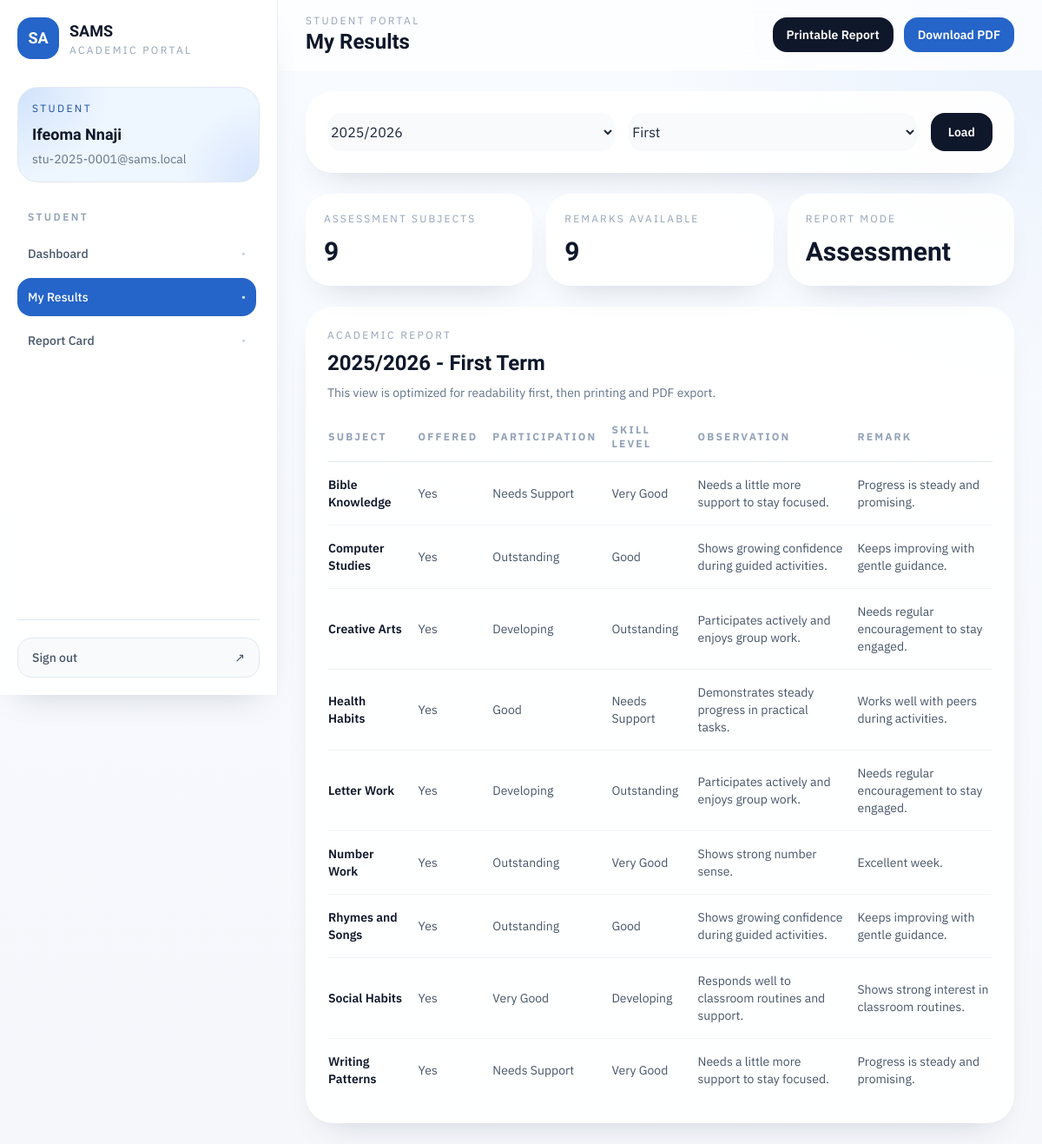
/student/results (signed in), run on an earlier commit of the app's database.
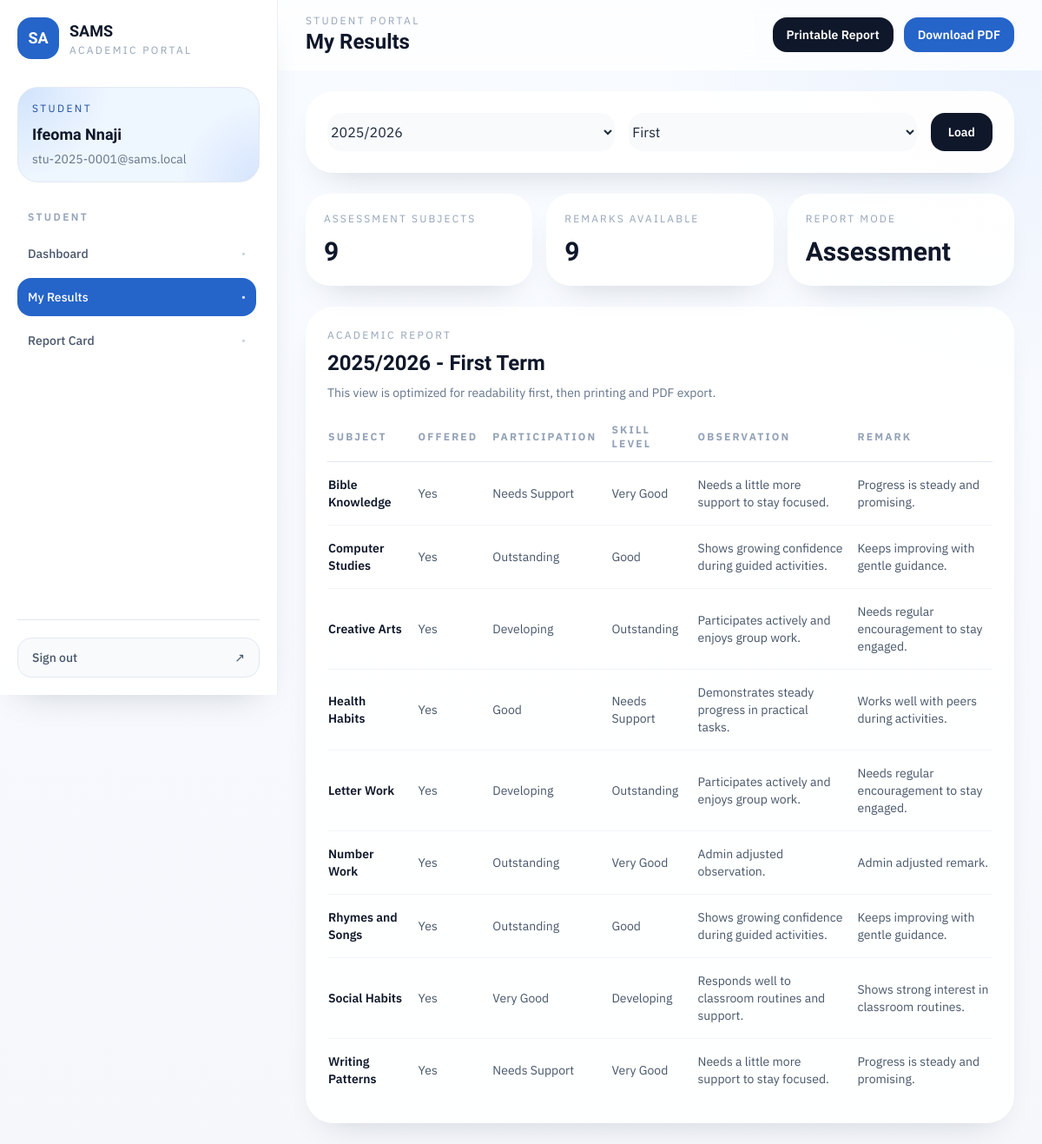
And on a later commit of the database.
### app/models/user.py (models this page shows, shortened)
class User(UserMixin, db.Model):
    __tablename__ = "users"
    id = db.Column(db.Integer, primary_key=True)
    username = db.Column(db.String(80), unique=True, nullable=False, index=True)
    full_name = db.Column(db.String(150), nullable=False)
    email = db.Column(db.String(255), unique=True, nullable=False, index=True)
    password_hash = db.Column(db.String(255), nullable=False)
    role = db.Column(db.String(20), nullable=False, index=True)
    is_active = db.Column(db.Boolean, nullable=False, default=True)
    created_at = db.Column(
        db.DateTime, nullable=False, default=lambda: datetime.now(timezone.utc)
    )
    student_profile = db.relationship(
        "Student", back_populates="user", uselist=False, lazy="select"
    )
    teacher_profile = db.relationship(
        "Teacher", back_populates="user", uselist=False, lazy="select"
    )
    uploaded_results = db.relationship(
        "Result",
        back_populates="uploaded_by_user",
        foreign_keys="Result.uploaded_by_user_id",
        lazy="dynamic",
    )
    overridden_results = db.relationship(
        "Result",
        back_populates="overridden_by_user",
        foreign_keys="Result.overridden_by_user_id",
        lazy="dynamic",
    )
    __table_args__ = (
        db.CheckConstraint(
            "role IN ('admin', 'teacher', 'student')", name="ck_users_role"
        ),
    )

### app/models/result.py (models this page shows, shortened)
class Result(db.Model):
    __tablename__ = "results"
    id = db.Column(db.Integer, primary_key=True)
    student_id = db.Column(db.Integer, db.ForeignKey("students.id"), nullable=False)
    subject_id = db.Column(db.Integer, db.ForeignKey("subjects.id"), nullable=False)
    class_id = db.Column(db.Integer, db.ForeignKey("classes.id"), nullable=False)
    stream_id = db.Column(db.Integer, db.ForeignKey("streams.id"), nullable=True)
    term = db.Column(db.String(10), nullable=False)
    session_id = db.Column(db.Integer, db.ForeignKey("sessions.id"), nullable=False)
    mode = db.Column(db.String(20), nullable=False)
    ca_score = db.Column(db.Float, nullable=True)
    exam_score = db.Column(db.Float, nullable=True)
    total_score = db.Column(db.Float, nullable=True)
    grade = db.Column(db.String(5), nullable=True)
    remark = db.Column(db.String(255), nullable=True)
    assessment_json = db.Column(db.JSON, nullable=True)
    is_offered = db.Column(db.Boolean, nullable=False, default=True)
    result_status = db.Column(db.String(20), nullable=False, default=ResultStatus.DRAFT)
    created_by = db.Column(db.Integer, db.ForeignKey("teachers.id"), nullable=True)
    uploaded_by_user_id = db.Column(db.Integer, db.ForeignKey("users.id"), nullable=False)
    overridden_by_user_id = db.Column(db.Integer, db.ForeignKey("users.id"), nullable=True)
    override_reason = db.Column(db.String(255), nullable=True)
    overridden_at = db.Column(db.DateTime, nullable=True)
    created_at = db.Column(
        db.DateTime, nullable=False, default=lambda: datetime.now(timezone.utc)
    )
    updated_at = db.Column(
        db.DateTime,
        nullable=False,
        default=lambda: datetime.now(timezone.utc),
        onupdate=lambda: datetime.now(timezone.utc),
    )
    student = db.relationship("Student", back_populates="results")
    subject = db.relationship("Subject", back_populates="results")
    class_ = db.relationship("Class", back_populates="results")
    stream = db.relationship("Stream", back_populates="results")
    session = db.relationship("Session", back_populates="results")
    created_by_teacher = db.relationship(
        "Teacher", back_populates="created_results", foreign_keys=[created_by]
    )
    uploaded_by_user = db.relationship(
        "User", back_populates="uploaded_results", foreign_keys=[uploaded_by_user_id]
    )
    overridden_by_user = db.relationship(
        "User", back_populates="overridden_results", foreign_keys=[overridden_by_user_id]
    )
    __table_args__ = (
        db.UniqueConstraint(
            "student_id",
            "subject_id",
            "session_id",
            "term",
            name="uq_results_student_subject_session_term",
        ),
        db.CheckConstraint(
            "term IN ('first', 'second', 'third')", name="ck_results_term"
        ),
        db.CheckConstraint(
            "mode IN ('score', 'assessment')", name="ck_results_mode"
        ),
        db.CheckConstraint(
            "result_status IN ('draft', 'submitted', 'locked')",
            name="ck_results_status",
        ),
        db.CheckConstraint(
            "(ca_score IS NULL) OR (ca_score >= 0 AND ca_score <= 40)",
            name="ck_results_ca_score_range",
        ),
        db.CheckConstraint(
            "(exam_score IS NULL) OR (exam_score >= 0 AND exam_score <= 60)",
            name="ck_results_exam_score_range",
        ),
        db.CheckConstraint(
            "(total_score IS NULL) OR (total_score >= 0 AND total_score <= 100)",
            name="ck_results_total_score_range",
        ),
    )

### app/models/subject.py (models this page shows, shortened)
class Subject(db.Model):
    __tablename__ = "subjects"
    id = db.Column(db.Integer, primary_key=True)
    name = db.Column(db.String(100), unique=True, nullable=False, index=True)
    is_active = db.Column(db.Boolean, nullable=False, default=True)
    class_assignments = db.relationship(
        "ClassSubject",
        back_populates="subject",
        cascade="all, delete-orphan",
        lazy="dynamic",
    )
    stream_assignments = db.relationship(
        "StreamSubject",
        back_populates="subject",
        cascade="all, delete-orphan",
        lazy="dynamic",
    )
    results = db.relationship("Result", back_populates="subject", lazy="dynamic")

### app/routes/student.py (the view)
@student_bp.route("/results")
@login_required
@role_required("student")
def results():
    student = _current_student()
    context = _report_context(student)
    return render_template("student/results.html", **context)

### app/templates/student/results.html (shortened to what this page needs)
{% extends "layouts/app_shell.html" %}
{% block page_eyebrow %}Student Portal{% endblock %}
{% block page_title %}My Results{% endblock %}
{% block page_actions %}
  <div class="flex items-center gap-3">
    <a href="{{ url_for('student.report_card', session_id=selected_session_id, term=selected_term) }}" class="inline-flex items-center rounded-2xl bg-slateink px-4 py-2.5 text-sm font-semibold text-white transition hover:bg-brand-700">Printable Report</a>
    <a href="{{ url_for('student.report_card_pdf', session_id=selected_session_id, term=selected_term) }}" class="inline-flex items-center rounded-2xl bg-brand-600 px-4 py-2.5 text-sm font-semibold text-white transition hover:bg-brand-700">Download PDF</a>
  </div>
{% endblock %}
{% block shell_content %}
<div class="space-y-6">
  <section class="rounded-[2rem] border border-white/80 bg-white/90 p-6 shadow-soft">
    <form method="GET" class="grid gap-4 md:grid-cols-[1fr_1fr_auto]">
      <select name="session_id" class="rounded-2xl border-slate-200 bg-slate-50">
        {% for session in available_sessions %}
          <option value="{{ session.session_id }}" {% if selected_session_id == session.session_id %}selected{% endif %}>{{ session.session_name }}</option>
        {% endfor %}
      </select>
      <select name="term" class="rounded-2xl border-slate-200 bg-slate-50">
        {% for period in available_terms %}
          <option value="{{ period.term }}" {% if selected_term == period.term %}selected{% endif %}>{{ period.term|title }}</option>
        {% endfor %}
      </select>
      <button class="inline-flex items-center justify-center rounded-2xl bg-slateink px-5 py-3 text-sm font-semibold text-white transition hover:bg-brand-700">Load</button>
    </form>
  </section>
  {% if summary.has_assessment_mode and not summary.has_score_mode %}
    <section class="grid gap-4 md:grid-cols-3">
      <div class="rounded-[1.75rem] border border-white/80 bg-white/90 p-5 shadow-soft">
        <p class="text-xs uppercase tracking-[0.18em] text-slate-400">Assessment subjects</p>
        <p class="mt-3 font-display text-3xl font-bold text-slateink">{{ summary.assessment_subjects }}</p>
      </div>
      <div class="rounded-[1.75rem] border border-white/80 bg-white/90 p-5 shadow-soft">
        <p class="text-xs uppercase tracking-[0.18em] text-slate-400">Remarks available</p>
        <p class="mt-3 font-display text-3xl font-bold text-slateink">{{ summary.remark_count }}</p>
      </div>
      <div class="rounded-[1.75rem] border border-white/80 bg-white/90 p-5 shadow-soft">
        <p class="text-xs uppercase tracking-[0.18em] text-slate-400">Report mode</p>
        <p class="mt-3 font-display text-3xl font-bold text-slateink">Assessment</p>
      </div>
    </section>
  {% endif %}
  <section class="rounded-[2rem] border border-white/80 bg-white/90 p-6 shadow-soft">
    <div class="flex flex-col gap-3 sm:flex-row sm:items-end sm:justify-between">
      <div>
        <p class="text-xs uppercase tracking-[0.2em] text-slate-400">Academic report</p>
        <h2 class="mt-2 font-display text-2xl font-bold text-slateink">{{ selected_period.label if selected_period else "No period selected" }}</h2>
        <p class="mt-2 text-sm text-slate-500">This view is optimized for readability first, then printing and PDF export.</p>
      </div>
    </div>
    {% if results %}
      {% if summary.has_assessment_mode and not summary.has_score_mode %}
        <div class="mt-6 overflow-x-auto">
          <table class="min-w-full divide-y divide-slate-200 text-sm">
            <thead>
              <tr class="text-left text-xs uppercase tracking-[0.18em] text-slate-400">
                <th class="pb-3 pr-4">Subject</th>
                <th class="pb-3 pr-4">Offered</th>
                {% for item in assessment_schema_items %}
                  <th class="pb-3 pr-4">{{ item.label }}</th>
                {% endfor %}
                <th class="pb-3">Remark</th>
              </tr>
            </thead>
            <tbody class="divide-y divide-slate-100 text-slate-600">
              {% for result in results %}
                <tr>
                  <td class="py-4 pr-4 font-semibold text-slateink">{{ result.subject.name }}</td>
                  <td class="py-4 pr-4">{{ "Yes" if result.is_offered else "No" }}</td>
                  {% for item in assessment_schema_items %}
                    <td class="py-4 pr-4">
                      {% if result.is_offered %}
                        {{ result.assessment_json.get(item.key, "-") if result.assessment_json else "-" }}
                      {% else %}
                        -
                      {% endif %}
                    </td>
                  {% endfor %}
                  <td class="py-4">{{ result.remark if result.remark else "-" }}</td>
                </tr>
              {% endfor %}
            </tbody>
          </table>
        </div>
      {% endif %}
    {% else %}
      <div class="mt-6 rounded-[1.5rem] border border-dashed border-slate-200 bg-slate-50 p-8 text-sm text-slate-500">No results are available for the selected session and term.</div>
    {% endif %}
  </section>
</div>
{% endblock %}

### app/templates/layouts/app_shell.html (shortened to what this page needs)
{% extends "base.html" %}
{% set endpoint = request.endpoint or "" %}
{% set nav_groups = [] %}
{% if current_user.is_authenticated and current_user.role == 'admin' %}
  {% set nav_groups = [
    {'label': 'Overview', 'items': [
      {'title': 'Dashboard', 'endpoint': 'admin.dashboard', 'href': url_for('admin.dashboard')},
      {'title': 'Teachers', 'endpoint': 'admin.teachers', 'href': url_for('admin.teachers')},
      {'title': 'Students', 'endpoint': 'admin.students', 'href': url_for('admin.students')},
      {'title': 'Structure', 'endpoint': 'admin.classes', 'href': url_for('admin.classes')},
      {'title': 'Sessions', 'endpoint': 'admin.sessions', 'href': url_for('admin.sessions')},
      {'title': 'Results', 'endpoint': 'admin.results', 'href': url_for('admin.results')},
    ]}
  ] %}
{% elif current_user.is_authenticated and current_user.role == 'teacher' %}
  {% set nav_groups = [
    {'label': 'Workspace', 'items': [
      {'title': 'Dashboard', 'endpoint': 'teacher.dashboard', 'href': url_for('teacher.dashboard')},
      {'title': 'Assigned Classes', 'endpoint': 'teacher.classes', 'href': url_for('teacher.classes')},
      {'title': 'Students', 'endpoint': 'teacher.students', 'href': url_for('teacher.students')},
      {'title': 'Result Entry', 'endpoint': 'teacher.upload_results', 'href': url_for('teacher.upload_results')},
    ]}
  ] %}
{% elif current_user.is_authenticated and current_user.role == 'student' %}
  {% set nav_groups = [
    {'label': 'Student', 'items': [
      {'title': 'Dashboard', 'endpoint': 'student.dashboard', 'href': url_for('student.dashboard')},
      {'title': 'My Results', 'endpoint': 'student.results', 'href': url_for('student.results')},
      {'title': 'Report Card', 'endpoint': 'student.report_card', 'href': url_for('student.report_card')},
    ]}
  ] %}
{% endif %}
{% block body %}
<div class="min-h-screen lg:flex">
  <aside class="fixed inset-y-0 left-0 z-50 flex w-80 -translate-x-full flex-col border-r border-slate-200/70 bg-white/90 px-5 py-5 shadow-soft backdrop-blur transition duration-300 lg:sticky lg:top-0 lg:h-screen lg:translate-x-0" data-sidebar>
    <div class="flex items-center justify-between">
      <a href="{{ url_for(endpoint.split('.')[0] ~ '.dashboard') if endpoint else url_for('auth.login') }}" class="flex items-center gap-3">
        <div class="flex h-12 w-12 items-center justify-center rounded-2xl bg-brand-600 text-lg font-display font-bold text-white shadow-soft">SA</div>
        <div>
          <p class="font-display text-lg font-bold text-slateink">SAMS</p>
          <p class="text-xs uppercase tracking-[0.2em] text-slate-400">Academic Portal</p>
        </div>
      </a>
    </div>
    <div class="mt-8 rounded-3xl border border-slate-200/80 bg-mesh-glow bg-brand-50 px-4 py-4">
      <p class="text-xs uppercase tracking-[0.2em] text-brand-700">{{ current_user.role|title }}</p>
      <h2 class="mt-2 font-display text-lg font-bold text-slateink">{{ current_user.full_name }}</h2>
      <p class="mt-1 text-sm text-slate-500">{{ current_user.email }}</p>
    </div>
    <nav class="mt-8 flex-1 space-y-7 overflow-y-auto pr-1">
      {% for group in nav_groups %}
        <div>
          <p class="mb-3 px-3 text-xs font-semibold uppercase tracking-[0.2em] text-slate-400">{{ group["label"] }}</p>
          <div class="space-y-1.5">
            {% for item in group["items"] %}
              {% set active = endpoint == item.endpoint %}
              <a href="{{ item.href }}" class="group flex items-center justify-between rounded-2xl px-3 py-3 text-sm font-medium transition
                {% if active %}
                  bg-brand-600 text-white shadow-soft
                {% else %}
                  text-slate-600 hover:bg-slate-100 hover:text-slateink
                {% endif %}
              ">
                <span>{{ item.title }}</span>
                <span class="text-xs {% if active %}text-white/80{% else %}text-slate-300 group-hover:text-slate-500{% endif %}">•</span>
              </a>
            {% endfor %}
          </div>
        </div>
      {% endfor %}
    </nav>
    <div class="border-t border-slate-200 pt-5">
      <a href="{{ url_for('auth.logout') }}" class="flex items-center justify-between rounded-2xl border border-slate-200 bg-slate-50 px-4 py-3 text-sm font-medium text-slate-600 transition hover:border-brand-200 hover:bg-brand-50 hover:text-brand-700">
        <span>Sign out</span>
        <span>↗</span>
      </a>
    </div>
  </aside>
  <div class="min-w-0 flex-1">
    <header class="sticky top-0 z-30 border-b border-white/60 bg-white/75 backdrop-blur">
      <div class="mx-auto flex max-w-7xl items-center justify-between gap-4 px-4 py-4 sm:px-6 lg:px-8">
        <div class="flex items-center gap-3">
          <div>
            <p class="text-xs uppercase tracking-[0.2em] text-slate-400">{% block page_eyebrow %}Workspace{% endblock %}</p>
            <h1 class="font-display text-2xl font-bold text-slateink">{% block page_title %}Dashboard{% endblock %}</h1>
          </div>
        </div>
        <div class="hidden items-center gap-3 md:flex">
          {% block page_actions %}{% endblock %}
        </div>
      </div>
    </header>
    <main class="mx-auto max-w-7xl px-4 py-6 sm:px-6 lg:px-8">
      {% block shell_content %}{% endblock %}
    </main>
  </div>
</div>
{% endblock %}

What changed in the data, as far as the page shows it:
changed Result "Number Work": remark "Excellent week." → "Admin adjusted remark."
Also different on the page:
new list line: "Admin adjusted observation."
list line gone: "Shows strong number sense."
